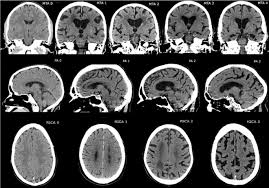
#> input picture Neuralogical problem detection/Degenration1.jpg, 269 x 188 px; its folder holds only this picture in this run
$ python -i reference_database.py   (imports and definitions only)
#> lines starting #> are read from the running program, lines starting #| are printed output that depends on the picture; after the words box and inside, x2 and y2 are one past the last pixel; in counts of white or black regions, pixels touching at a corner belong together
import os
import json
import numpy as np
from PIL import Image
import cv2
from datetime import datetime
import matplotlib.pyplot as plt

class CTScanReferenceDatabase:
    def __init__(self, database_dir="reference_database"):
        """Initialize the reference database for normal and abnormal CT scans"""
        self.database_dir = database_dir
        self.normal_dir = os.path.join(database_dir, "normal")
        self.abnormal_dir = os.path.join(database_dir, "abnormal")
        self.features_file = os.path.join(database_dir, "features.json")
        self.features_data = {"normal": [], "abnormal": []}

        # Create directories if they don't exist
        os.makedirs(self.normal_dir, exist_ok=True)
        os.makedirs(self.abnormal_dir, exist_ok=True)

        # Load existing features if available
        if os.path.exists(self.features_file):
            try:
                with open(self.features_file, 'r') as f:
                    self.features_data = json.load(f)
            except:
                print("Error loading features file. Creating a new one.")
                self.features_data = {"normal": [], "abnormal": []}

    # [98 lines left out: functions add_reference_scan, export_comparison_visualization, not called in this run]

    def visualize_features(self, image_path, output_path=None):
        """
        Create a visualization of the extracted features for a CT scan

        Args:
            image_path: Path to the CT scan image
            output_path: Path to save visualization (if None, will be based on image_path)

        Returns:
            Path to the saved visualization
        """
#> called with image_path = 'Degenration1.jpg'
        if output_path is None:
            output_path = os.path.splitext(image_path)[0] + "_features.png"

        # Load the image
        img = Image.open(image_path)
#> img is the input picture: PIL image 269x188 RGB; min 0, max 255, mean 85.3
        img_np = np.array(img)

        # Convert to grayscale if needed
        if len(img_np.shape) == 3 and img_np.shape[2] > 1:
            img_gray = cv2.cvtColor(img_np, cv2.COLOR_RGB2GRAY)
        else:
            img_gray = img_np.astype(np.uint8)

        # Extract features
        features = self.extract_features(img_np)

        # Create figure with subplots
        fig, axes = plt.subplots(2, 3, figsize=(15, 10))

        # Original image
        axes[0, 0].imshow(img_gray, cmap='gray')
        axes[0, 0].set_title("Original CT Scan")
        axes[0, 0].axis('off')

        # Histogram
        axes[0, 1].bar(range(256), features["histogram"])
        axes[0, 1].set_title("Intensity Histogram")
        axes[0, 1].set_xlabel("Intensity")
        axes[0, 1].set_ylabel("Frequency")

        # Ventricle detection
        _, ventricle_mask = cv2.threshold(img_gray, 40, 255, cv2.THRESH_BINARY_INV)
        # Estimate brain mask
        _, brain_mask = cv2.threshold(img_gray, 10, 255, cv2.THRESH_BINARY)
        kernel = np.ones((5,5), np.uint8)
        brain_mask = cv2.morphologyEx(brain_mask, cv2.MORPH_CLOSE, kernel)

        # Refine ventricle mask
        ventricle_mask = cv2.bitwise_and(ventricle_mask, brain_mask)
        ventricle_mask = cv2.morphologyEx(ventricle_mask, cv2.MORPH_OPEN, kernel)

        # Create ventricle overlay
        ventricle_overlay = np.zeros((img_gray.shape[0], img_gray.shape[1], 3), dtype=np.uint8)
        ventricle_overlay[ventricle_mask > 0] = [255, 0, 0]  # Red for ventricles

        # Show ventricle detection
        axes[0, 2].imshow(img_gray, cmap='gray')
        axes[0, 2].imshow(ventricle_overlay, alpha=0.5)
        axes[0, 2].set_title(f"Ventricle Detection\nRatio: {features['ventricle_ratio']:.4f}")
        axes[0, 2].axis('off')

        # Edge/sulci detection
        edges = cv2.Canny(img_gray, 50, 150)
        # Only consider edges within brain boundary
        outer_brain = cv2.erode(brain_mask, kernel, iterations=3)
        sulci_candidate = cv2.bitwise_and(edges, outer_brain)

        # Create edge overlay
        edge_overlay = np.zeros((img_gray.shape[0], img_gray.shape[1], 3), dtype=np.uint8)
        edge_overlay[sulci_candidate > 0] = [0, 255, 0]  # Green for edges/sulci

        # Show edge detection
        axes[1, 0].imshow(img_gray, cmap='gray')
        axes[1, 0].imshow(edge_overlay, alpha=0.5)
        axes[1, 0].set_title(f"Edge/Sulci Detection\nRatio: {features['edge_ratio']:.4f}")
        axes[1, 0].axis('off')

        # Symmetry visualization
        # Create a vertical line at the midpoint
        mid_col = img_gray.shape[1] // 2
        symmetry_img = img_gray.copy()
        symmetry_overlay = np.zeros((img_gray.shape[0], img_gray.shape[1], 3), dtype=np.uint8)
        symmetry_overlay[:, mid_col, :] = [0, 0, 255]  # Blue line for symmetry axis

        # Show symmetry
        axes[1, 1].imshow(symmetry_img, cmap='gray')
        axes[1, 1].imshow(symmetry_overlay, alpha=0.8)
        axes[1, 1].set_title(f"Symmetry Analysis\nScore: {features['symmetry_score']:.4f}")
        axes[1, 1].axis('off')

        # Feature summary
        axes[1, 2].axis('off')
        summary_text = "Feature Summary:\n\n"

        # Add key features with values
        key_features = [
            ("Ventricle Brain Ratio", features["ventricle_brain_ratio"]),
            ("Edge Ratio", features["edge_ratio"]),
            ("Texture Entropy", features["texture_entropy"]),
            ("Mean Intensity", features["mean_intensity"]),
            ("Std Intensity", features["std_intensity"]),
            ("Bright Ratio", features["bright_ratio"]),
            ("Symmetry Score", features["symmetry_score"])
        ]

        for name, value in key_features:
            summary_text += f"{name}: {value:.4f}\n"

        axes[1, 2].text(0.05, 0.95, summary_text, va="top", fontsize=10)
        axes[1, 2].set_title("Feature Summary")

        # Overall title
        plt.suptitle(f"CT Scan Feature Extraction: {os.path.basename(image_path)}", fontsize=16)

        plt.tight_layout()
        plt.subplots_adjust(top=0.9)

        # Save figure
        plt.savefig(output_path)
        plt.close()

        return output_path

    # [54 lines left out: function clear_database, not called in this run]

    def extract_features(self, img_np):
        """Extract relevant features from a CT scan"""
        # Convert to grayscale if needed
        if len(img_np.shape) == 3 and img_np.shape[2] > 1:
            img_gray = cv2.cvtColor(img_np, cv2.COLOR_RGB2GRAY)
        else:
            img_gray = img_np.astype(np.uint8)

        # Feature extraction pipeline
        features = {}

        # 1. Histogram features
        hist = cv2.calcHist([img_gray], [0], None, [256], [0, 256])
#> hist = 256 values, max 13374 at index 0, min 28 at index 214, mean 197.5
        hist = hist.flatten() / hist.sum()  # Normalize
#> hist = 256 values, max 0.264 at index 0, min 0.000554 at index 214, mean 0.00391
        features["histogram"] = hist.tolist()

        # 2. Ventricle detection-related features
        # Apply threshold to isolate potential ventricles (dark regions)
        _, ventricle_mask = cv2.threshold(img_gray, 40, 255, cv2.THRESH_BINARY_INV)
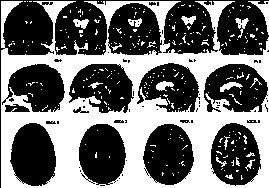
#> ventricle_mask: shape (188, 269); 42.9% white; 289 white regions (271 under 20 px), largest, box (x1, y1, x2, y2) and area: (1, 1, 269, 188) 19738, (248, 1, 269, 35) 195, (220, 82, 243, 92) 111
        ventricle_ratio = np.sum(ventricle_mask > 0) / (img_gray.shape[0] * img_gray.shape[1])
#> ventricle_ratio = 0.429
        features["ventricle_ratio"] = float(ventricle_ratio)

        # 3. Edge-related features to detect atrophy
        edges = cv2.Canny(img_gray, 50, 150)
#> edges: shape (188, 269); 23.1% white in thin lines or dots
        edge_ratio = np.sum(edges > 0) / (img_gray.shape[0] * img_gray.shape[1])
#> edge_ratio = 0.231
        features["edge_ratio"] = float(edge_ratio)

        # 4. Texture features
        # Compute GLCM (Gray-Level Co-occurrence Matrix)
        glcm = self._compute_glcm(img_gray)
#> after the loop in _compute_glcm, `for i in range(rows):`:
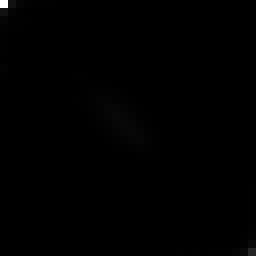
#> glcm: shape (32, 32) float64 (shown 8 times larger); min 0, max 15184, mean 49.2; drawn with min black and max white
        entropy = -np.sum(glcm * np.log2(glcm + 1e-10))
#> entropy = 6.68
        features["texture_entropy"] = float(entropy)

        # 5. Basic statistics
        features["mean_intensity"] = float(np.mean(img_gray))
        features["std_intensity"] = float(np.std(img_gray))

        # 6. Features specific to CT scans
        # Ratio of bright regions (skull and calcifications)
        _, bright_mask = cv2.threshold(img_gray, 180, 255, cv2.THRESH_BINARY)
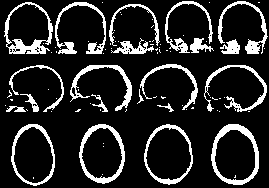
#> bright_mask: shape (188, 269); 15.2% white; 82 white regions (61 under 20 px), largest, box (x1, y1, x2, y2) and area: (211, 124, 259, 185) 734, (4, 2, 53, 54) 680, (79, 124, 125, 184) 632
        bright_ratio = np.sum(bright_mask > 0) / (img_gray.shape[0] * img_gray.shape[1])
#> bright_ratio = 0.152
        features["bright_ratio"] = float(bright_ratio)

        # 7. Estimate ventricular/brain ratio
        # This is a simplified approach - medical software would use more sophisticated segmentation
        # Estimate brain mask by thresholding
        _, brain_mask = cv2.threshold(img_gray, 10, 255, cv2.THRESH_BINARY)
#> brain_mask: shape (188, 269); 63.1% white; 251 black regions (244 under 20 px), largest, box (x1, y1, x2, y2) and area: (1, 1, 269, 188) 16450, (85, 1, 180, 43) 730, (203, 1, 234, 50) 374
        kernel = np.ones((5,5), np.uint8)
        brain_mask = cv2.morphologyEx(brain_mask, cv2.MORPH_CLOSE, kernel)
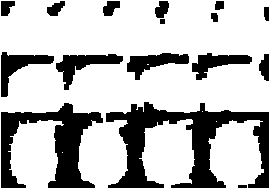
#> brain_mask: shape (188, 269); 72.8% white; 16 black regions, largest, box (x1, y1, x2, y2) and area: (106, 102, 269, 188) 5675, (1, 103, 103, 188) 3705, (56, 54, 123, 90) 891
        brain_area = np.sum(brain_mask > 0)
#> brain_area = 36825

        if brain_area > 0:
            ventricle_brain_ratio = np.sum(ventricle_mask > 0) / brain_area
#> ventricle_brain_ratio = 0.589
        else:
            ventricle_brain_ratio = 0

        features["ventricle_brain_ratio"] = float(ventricle_brain_ratio)

        # 8. Symmetry measure
        symmetry_score = self._compute_symmetry(img_gray)
        features["symmetry_score"] = float(symmetry_score)

        return features

    def _compute_glcm(self, image, distance=1, angle=0):
        """Compute Gray-Level Co-occurrence Matrix for texture analysis"""
        # Reduce gray levels to make GLCM computation more efficient
        levels = 32
        img_scaled = (image / (256 / levels)).astype(np.uint8)

        # Compute offset based on angle and distance
        if angle == 0:
            offset = [0, distance]
        elif angle == 45:
            offset = [-distance, distance]
        elif angle == 90:
            offset = [-distance, 0]
        elif angle == 135:
            offset = [-distance, -distance]

        # Initialize GLCM
        glcm = np.zeros((levels, levels))

        # Compute GLCM
        rows, cols = img_scaled.shape
        for i in range(rows):
            for j in range(cols):
                if 0 <= i + offset[0] < rows and 0 <= j + offset[1] < cols:
                    row = img_scaled[i, j]
                    col = img_scaled[i + offset[0], j + offset[1]]
                    glcm[row, col] += 1

        # Normalize GLCM
        if glcm.sum() > 0:
            glcm /= glcm.sum()

        return glcm

    def _compute_symmetry(self, image):
        """Compute symmetry score for brain image"""
        # Find middle column
        mid_col = image.shape[1] // 2
#> mid_col = 134

        # Get left and right halves
        left_half = image[:, :mid_col]
        right_half = image[:, mid_col:]

        # Flip right half horizontally
        right_half_flipped = np.fliplr(right_half)

        # Resize to match left half if needed
        if left_half.shape[1] != right_half_flipped.shape[1]:
            min_width = min(left_half.shape[1], right_half_flipped.shape[1])
#> min_width = 134
            left_half = left_half[:, :min_width]
            right_half_flipped = right_half_flipped[:, :min_width]
#> right_half_flipped: shape (188, 134)

        # Compute absolute difference
        diff = np.abs(left_half.astype(float) - right_half_flipped.astype(float))

        # Compute symmetry score (0 = perfect symmetry, 1 = no symmetry)
        max_diff = np.maximum(left_half, right_half_flipped).astype(float)
        max_diff[max_diff == 0] = 1  # Avoid division by zero
#> max_diff: shape (188, 134) float64; min 1, max 255, mean 109.2

        relative_diff = diff / max_diff
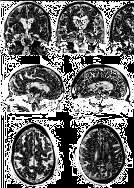
#> relative_diff: shape (188, 134) float64; min 0, max 1, mean 0.438
        symmetry_score = np.mean(relative_diff)
#> symmetry_score = 0.438

        return symmetry_score

    # [178 lines left out: functions compare_with_references, _calculate_similarity, get_reference_count, not called in this run]

>>> result = CTScanReferenceDatabase().visualize_features('Degenration1.jpg')
#> in visualize_features, `features = self.extract_features(img_np)`: features = 9 items
#> in visualize_features, `ventricle_mask = cv2.bitwise_and(ventricle_mask, brain_mask)`: ventricle_mask: shape (188, 269); 15.7% white; 412 white regions (344 under 20 px), largest, box (x1, y1, x2, y2) and area: (114, 52, 168, 114) 667, (59, 85, 128, 132) 586, (1, 87, 46, 113) 308
#> in visualize_features, `ventricle_mask = cv2.morphologyEx(ventricle_mask, cv2.MORPH_OPEN, kern..`: ventricle_mask: shape (188, 269); 3.8% white; 44 white regions (4 under 20 px), largest, box (x1, y1, x2, y2) and area: (128, 72, 140, 91) 130, (41, 121, 55, 136) 122, (84, 101, 99, 112) 102
#> in visualize_features, `outer_brain = cv2.erode(brain_mask, kernel, iterations=3)`: outer_brain: shape (188, 269); 44.3% white; 6 white regions, box (x1, y1, x2, y2) and area: (0, 0, 269, 51) 9890, (0, 70, 269, 107) 6560, (149, 130, 188, 178) 1531, (216, 129, 255, 179) 1510, (17, 127, 51, 188) 1502, (85, 128, 121, 188) 1412
#> in visualize_features, `sulci_candidate = cv2.bitwise_and(edges, outer_brain)`:
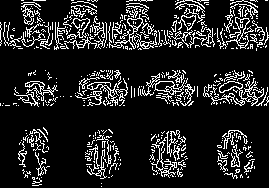
#> sulci_candidate: shape (188, 269); 13.8% white in thin lines or dots
#> in visualize_features, `key_features = [ ("Ventricle Brain Ratio", features["ventricle_brain_r..`: key_features = [('Ventricle Brain Ratio', 0.589), ('Edge Ratio', 0.231), ('Texture Entropy', 6.68), ('Mean Intensity', 85.25), ('Std Intensity', 84.86), ('Bright Ratio', 0.152), ('Symmetry Score', 0.438)]
#> the loop in visualize_features, `for name, value in key_features:` made 7 passes
#> in visualize_features, `plt.savefig(output_path)`:
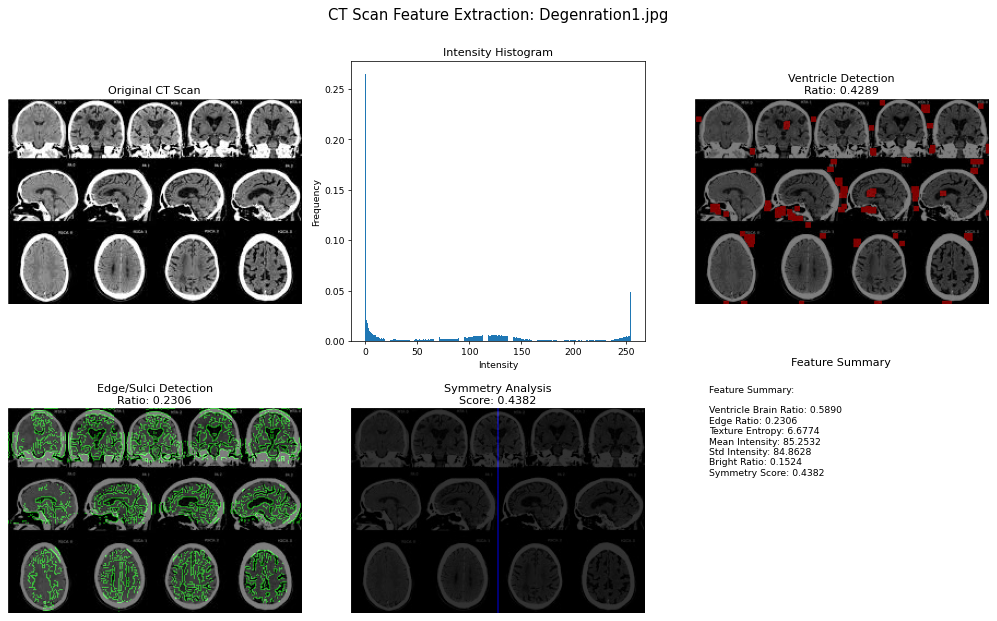
#> figure drawn by matplotlib, 5 panels; panel 2: tallest bar 0.264 high, from x = -0.4 to 0.4

$ run again, on Neuralogical problem detection/normal_ct.jpg
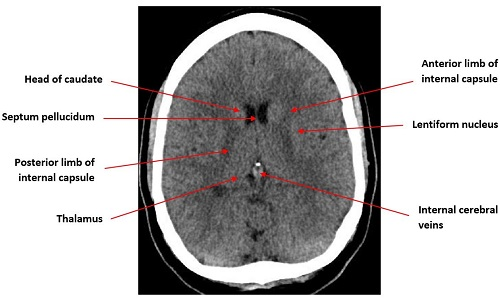
#> input picture Neuralogical problem detection/normal_ct.jpg, 500 x 301 px
#> in visualize_features, img is the input picture: PIL image 500x301 RGB; mean R, G, B 175.9, 174.5, 174.5
#> in extract_features, `hist = cv2.calcHist([img_gray], [0], None, [256], [0, 256])`: hist = 256 values, max 72754 at index 255, min 21 at index 215, mean 587.9
#> in extract_features, `hist = hist.flatten() / hist.sum()`: hist = 256 values, max 0.483 at index 255, min 0.00014 at index 215, mean 0.00391
#> in extract_features, `_, ventricle_mask = cv2.threshold(img_gray, 40, 255, cv2.THRESH_BINARY..`:
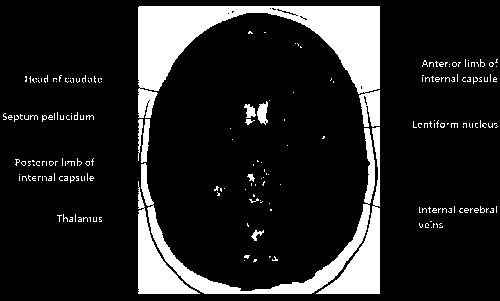
#> ventricle_mask: shape (301, 500); 14.3% white; 218 white regions (207 under 20 px), largest, box (x1, y1, x2, y2) and area: (138, 6, 380, 127) 10513, (141, 128, 375, 294) 3818, (316, 127, 380, 294) 2621
#> ventricle_ratio = 0.143
#> edges: shape (301, 500); 13.4% white in thin lines or dots
#> edge_ratio = 0.134
#> entropy = 3.88
#> bright_mask: shape (301, 500); 58.2% white; 111 black regions (42 under 20 px), largest, box (x1, y1, x2, y2) and area: (103, 6, 413, 295) 60333, (83, 217, 103, 222) 68, (21, 159, 35, 166) 61
#> bright_ratio = 0.582
#> brain_area = 133411
#> ventricle_brain_ratio = 0.161
#> in _compute_symmetry, `symmetry_score = np.mean(relative_diff)`: symmetry_score = 0.243
#> features = 9 items
#> outer_brain: shape (301, 500); 79.5% white; 2 black regions, box (x1, y1, x2, y2) and area: (250, 1, 386, 300) 15805, (133, 1, 272, 300) 15088
#> in visualize_features, `sulci_candidate = cv2.bitwise_and(edges, outer_brain)`:
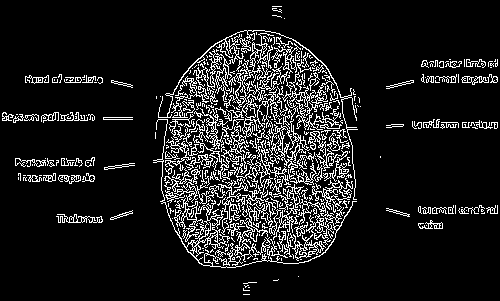
#> sulci_candidate: shape (301, 500); 11.1% white in thin lines or dots
#> key_features = [('Ventricle Brain Ratio', 0.161), ('Edge Ratio', 0.134), ('Texture Entropy', 3.88), ('Mean Intensity', 174.9), ('Std Intensity', 98.25), ('Bright Ratio', 0.582), ('Symmetry Score', 0.243)]
#> the loop in visualize_features, `for name, value in key_features:` made 7 passes

$ run again, on Neuralogical problem detection/normal_ct2.jpg
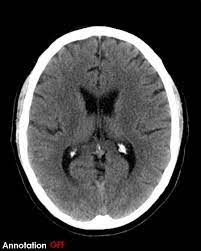
#> input picture Neuralogical problem detection/normal_ct2.jpg, 201 x 251 px
#> in visualize_features, img is the input picture: PIL image 201x251 RGB; mean R, G, B 67.5, 67.4, 67.4
#> in extract_features, `hist = cv2.calcHist([img_gray], [0], None, [256], [0, 256])`: hist = 256 values, max 18198 at index 1, min 10 at index 179, mean 197.1
#> in extract_features, `hist = hist.flatten() / hist.sum()`: hist = 256 values, max 0.361 at index 1, min 0.000198 at index 179, mean 0.00391
#> in extract_features, `_, ventricle_mask = cv2.threshold(img_gray, 40, 255, cv2.THRESH_BINARY..`:
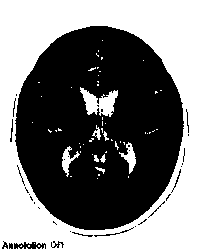
#> ventricle_mask: shape (251, 201); 48.3% white; 58 white regions (49 under 20 px), largest, box (x1, y1, x2, y2) and area: (0, 0, 201, 251) 23034, (80, 87, 118, 117) 595, (119, 142, 136, 174) 212
#> ventricle_ratio = 0.483
#> edges: shape (251, 201); 18.1% white in thin lines or dots, all inside (x1, y1, x2, y2) = (2, 26, 190, 249)
#> edge_ratio = 0.181
#> entropy = 5.27
#> bright_mask: shape (251, 201); 10.5% white; 23 white regions (21 under 20 px), largest, box (x1, y1, x2, y2) and area: (16, 26, 183, 229) 5118, (118, 144, 126, 153) 43
#> bright_ratio = 0.105
#> brain_area = 30604
#> ventricle_brain_ratio = 0.796
#> in _compute_symmetry, `symmetry_score = np.mean(relative_diff)`: symmetry_score = 0.222
#> features = 9 items
#> outer_brain: shape (251, 201); 50.3% white; 1 black region, box (x1, y1, x2, y2) and area: (0, 0, 201, 251) 25062
#> in visualize_features, `sulci_candidate = cv2.bitwise_and(edges, outer_brain)`:
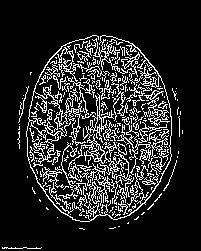
#> sulci_candidate: shape (251, 201); 15.3% white in thin lines or dots, all inside (x1, y1, x2, y2) = (2, 35, 183, 249)
#> key_features = [('Ventricle Brain Ratio', 0.796), ('Edge Ratio', 0.181), ('Texture Entropy', 5.27), ('Mean Intensity', 67.42), ('Std Intensity', 77.03), ('Bright Ratio', 0.105), ('Symmetry Score', 0.222)]
#> the loop in visualize_features, `for name, value in key_features:` made 7 passes
